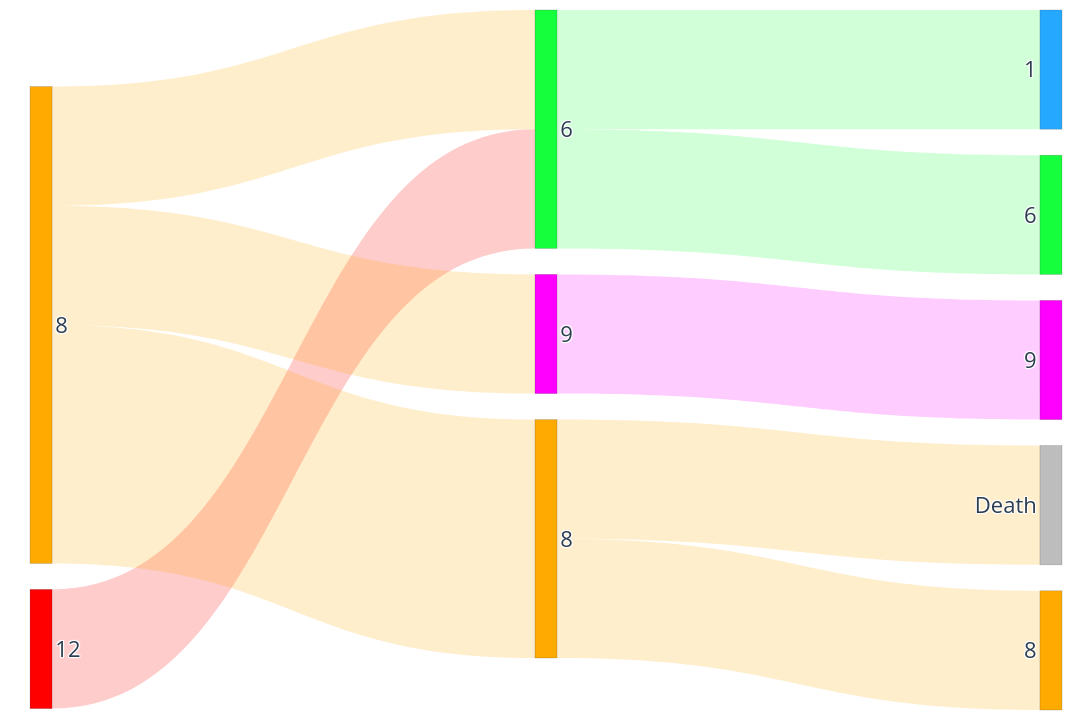

The code cell stored with this chart in its notebook:
### Code cell
fig, edge_df, path_df = plot_alpha_window_lineage_sankey_three_stage_keepall(
    adata,
    alpha_low=0.54,
    alpha_high=0.55,
    uid_col="uid",
    type_col="layer_name",
    frame_col="t",
    alpha_col="diff_alpha_post",
    current_only=("7", "8", "12"),   
    choose="first_enter",
    mid_types=("6", "9"),
)

### Figure 1 — Plotly figure (JSON) as saved in the notebook; plotly's stock layout.template omitted (floating-point values rounded to 4 significant figures)
{"data": [{"arrangement": "snap", "link": {"color": ["rgba(255,0,0,0.2)", "rgba(255,170,0,0.2)", "rgba(255,170,0,0.2)", "rgba(255,170,0,0.2)", "rgba(21,255,60,0.2)", "rgba(21,255,60,0.2)", "rgba(255,170,0,0.2)", "rgba(255,170,0,0.2)", "rgba(255,0,255,0.2)"], "hovertemplate": "%{label}<extra></extra>", "label": ["12 → 6: 1", "8 → 6: 1", "8 → 8: 2", "8 → 9: 1", "6 → 1: 1", "6 → 6: 1", "8 → 8: 1", "8 → Death: 1", "9 → 9: 1"], "source": [1, 0, 0, 0, 2, 2, 4, 4, 3], "target": [2, 2, 4, 3, 5, 6, 9, 8, 7], "value": [1, 1, 2, 1, 1, 1, 1, 1, 1]}, "node": {"color": ["#ffaa00", "#ff0000", "#15ff3c", "#ff00ff", "#ffaa00", "#25a8ff", "#15ff3c", "#ff00ff", "#BDBDBD", "#ffaa00"], "hovertemplate": "%{label}<extra></extra>", "label": ["8", "12", "6", "9", "8", "1", "6", "9", "Death", "8"], "line": {"color": "rgba(60,60,60,0.35)", "width": 0.6}, "pad": 26, "thickness": 22, "x": [0.02, 0.02, 0.5, 0.5, 0.5, 0.98, 0.98, 0.98, 0.98, 0.98], "y": [0.45, 0.85, 0.12, 0.3, 0.74, 0.08, 0.26, 0.46, 0.62, 0.82]}, "type": "sankey"}], "layout": {"font": {"color": "#2c3e50", "size": 22}, "height": 720, "margin": {"b": 10, "l": 20, "r": 20, "t": 10}, "paper_bgcolor": "white", "plot_bgcolor": "white", "title": {"text": ""}, "width": 1120}}
